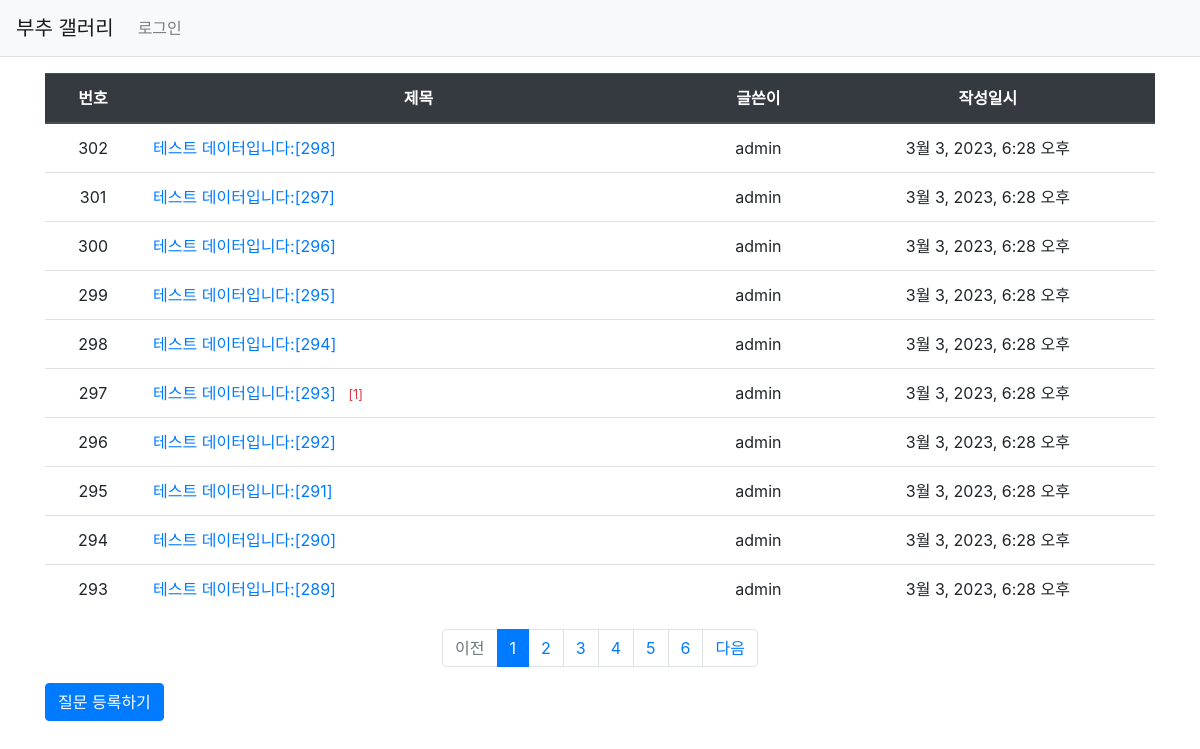
The page /pybo/ on the database as committed earlier.
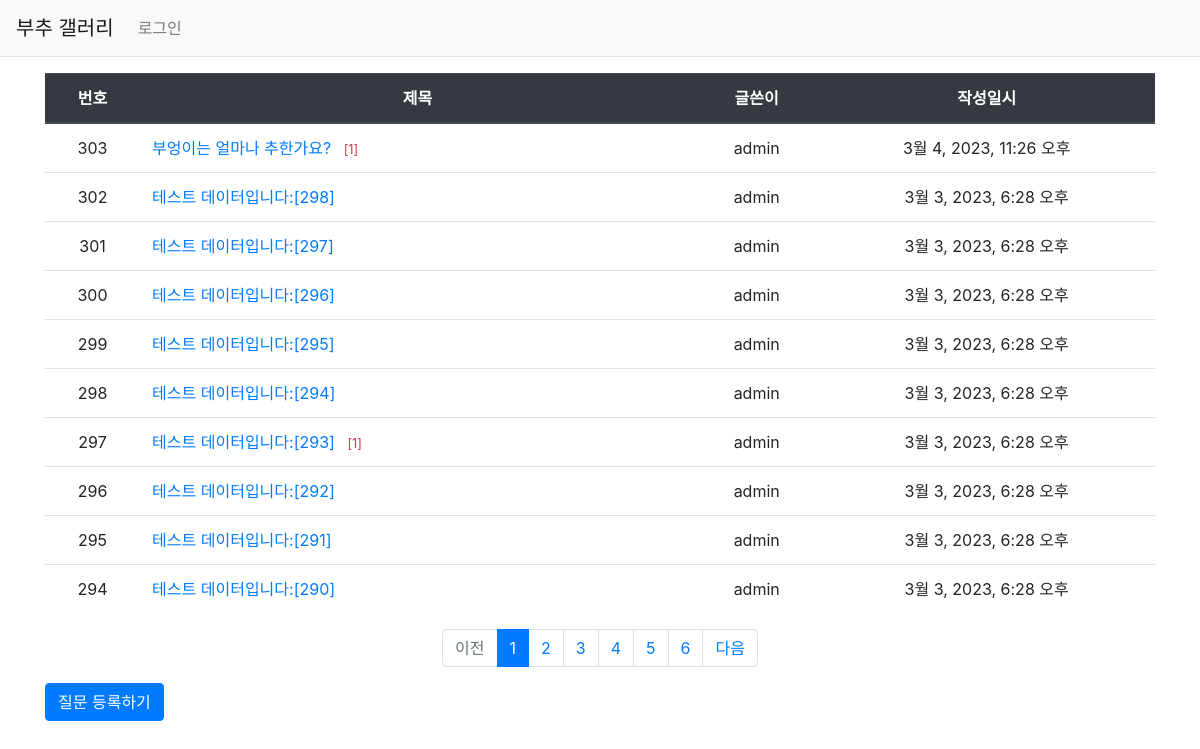
The same page on the database as committed later.
### pybo/models.py (models this page shows, shortened)
class Question(models.Model):
    author = models.ForeignKey(User, on_delete=models.CASCADE)
    subject = models.CharField(max_length=200)
    content = models.TextField()
    create_date = models.DateTimeField()
    modify_date = models.DateTimeField(null=True, blank=True)

### pybo/views/base_views.py (the view)
# urls.py: path('', base_views.index, name='index'),  # '/' 에 해당되는 path
def index(request):
    page = request.GET.get('page', '1')  # 페이지
    question_list = Question.objects.order_by('-create_date')
    paginator = Paginator(question_list, 10)  # 페이지당 10개씩 보여주기
    page_obj = paginator.get_page(page)
    context = {'question_list': page_obj}
    return render(request, 'pybo/question_list.html', context)

### pybo/templatetags/pybo_filter.py (called while the page is built)
@register.filter
def sub(value, arg):
    return value - arg

### templates/pybo/question_list.html
{% extends 'base.html' %}
{% load pybo_filter %}
{% block content %}
    <div class="container my-3">
        <table class="table">
            <thead>
            <tr class="text-center thead-dark">
                <th>번호</th>
                <th style="width: 50%">제목</th>
                <th>글쓴이</th>
                <th>작성일시</th>
            </tr>
            </thead>
            <tbody>
            {% if question_list %}
                {% for question in question_list %}
                    <tr class="text-center">
                        <td>{{ question_list.paginator.count|sub:question_list.start_index|sub:forloop.counter0|add:1 }}</td>
                        <td class="text-left">
                            <a href="{% url 'pybo:detail' question.id %}">
                                {{ question.subject }}
                                {% if question.answer_set.count > 0 %}
                                    <span class="text-danger small ml-2">
                                        [{{ question.answer_set.count }}]
                                    </span>
                                {% endif %}
                            </a>
                        </td>
                        <td>{{ question.author.username }}</td>
                        <td>{{ question.create_date }}</td>
                    </tr>
                {% endfor %}
            {% else %}
                <tr>
                    <td colspan="3">질문이 없습니다.</td>
                </tr>
            {% endif %}
            </tbody>
        </table>
        <ul class="pagination justify-content-center">
            {% if question_list.has_previous %}
                <li class="page-item">
                    <a class="page-link" href="?page={{ question_list.previous_page_number }}">
                        이전
                    </a>
                </li>
            {% else %}
                <li class="page-item disabled">
                    <a class="page-link" tabindex="-1" aria-disabled="true" href="#">
                        이전
                    </a>
                </li>
            {% endif %}
            {% for page_number in question_list.paginator.page_range %}
                {% if page_number >= question_list.number|add:-5 and page_number <= question_list.number|add:5 %}
                    {% if page_number == question_list.number %}
                        <li class="page-item active" aria-current="page">
                            <a class="page-link" href="?page={{ page_number }}">
                                {{ page_number }}
                            </a>
                        </li>
                    {% else %}
                        <li class="page-item">
                            <a class="page-link" href="?page={{ page_number }}">
                                {{ page_number }}
                            </a>
                        </li>
                    {% endif %}
                {% endif %}
            {% endfor %}
            {% if question_list.has_next %}
                <li class="page-item">
                    <a class="page-link" href="?page={{ question_list.next_page_number }}">
                        다음
                    </a>
                </li>
            {% else %}
                <li class="page-item disabled">
                    <a class="page-link" tabindex="-1" aria-disabled="true" href="#">
                        다음
                    </a>
                </li>
            {% endif %}
        </ul>
        <a href="{% url 'pybo:question_create' %}" class="btn btn-primary">
            질문 등록하기
        </a>
    </div>
{% endblock %}

Rows that differ between the two databases and show on the page:
no longer on this page (row unchanged): Question: paginator.count|sub "293", subject "테스트 데이터입니다:[289]", author.username "admin", create_date "3월 3, 2023, 6:28 오후"
added Question: paginator.count|sub "303", subject "부엉이는 얼마나 추한가요?", answer_set.count "1", author.username "admin", create_date "3월 4, 2023, 11:26 오후"
